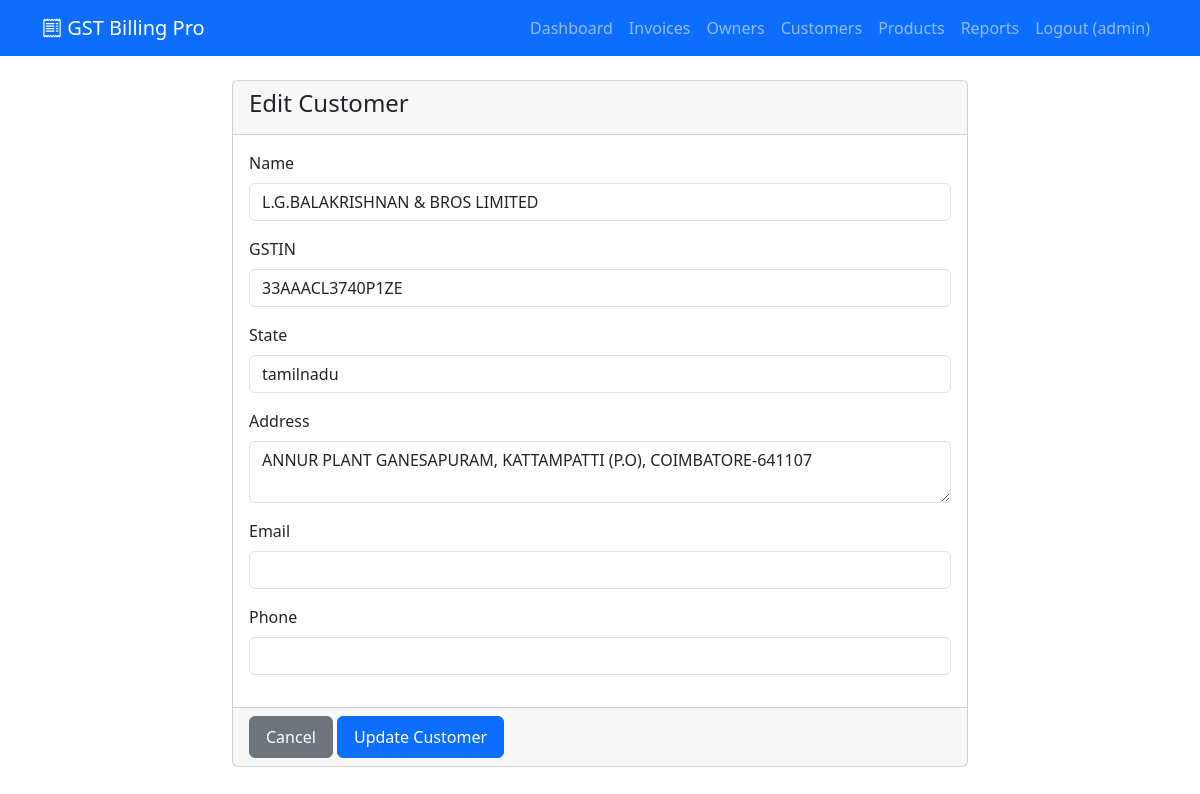
/main/customer/3/edit (signed in), run on the app's committed database.
### MultipleFiles/models.py (models this page shows, shortened)
class User(db.Model, UserMixin):
    __tablename__ = 'user'
    id = db.Column(db.Integer, primary_key=True)
    username = db.Column(db.String(80), unique=True, nullable=False)
    email = db.Column(db.String(120), unique=True, nullable=False)
    password_hash = db.Column(db.String(128), nullable=False)

class Customer(db.Model):
    __tablename__ = 'customer'
    id = db.Column(db.Integer, primary_key=True)
    name = db.Column(db.String(100), nullable=False)
    email = db.Column(db.String(100))
    phone = db.Column(db.String(20))
    address = db.Column(db.Text)
    gstin = db.Column(db.String(15))
    state = db.Column(db.String(50), nullable=False)
    invoices = db.relationship('Invoice', backref='customer', lazy=True)

### MultipleFiles/routes.py (the view, shortened to what this page needs)
@main.route('/customer/<int:id>/edit', methods=['GET', 'POST'])
@login_required
def customer_edit(id):
    customer = Customer.query.get_or_404(id)
    return render_template('edit.html', customer=customer)

### MultipleFiles/templates/edit.html (shortened to what this page needs)
{% extends "base.html" %}
{% block content %}
<div class="row justify-content-center">
    <div class="col-md-8">
        <div class="card">
            <div class="card-header">
                <h4>Edit Customer</h4>
            </div>
            <form method="POST">
                <div class="card-body">
                    <div class="mb-3">
                        <label class="form-label">Name</label>
                        <input type="text" class="form-control" name="name" value="{{ customer.name }}" required>
                    </div>
                    <div class="mb-3">
                        <label class="form-label">GSTIN</label>
                        <input type="text" class="form-control" name="gstin" value="{{ customer.gstin or '' }}">
                    </div>
                    <div class="mb-3">
                        <label class="form-label">State</label>
                        <input type="text" class="form-control" name="state" value="{{ customer.state }}" required>
                    </div>
                    <div class="mb-3">
                        <label class="form-label">Address</label>
                        <textarea class="form-control" name="address">{{ customer.address or '' }}</textarea>
                    </div>
                    <div class="mb-3">
                        <label class="form-label">Email</label>
                        <input type="email" class="form-control" name="email" value="{{ customer.email or '' }}">
                    </div>
                    <div class="mb-3">
                        <label class="form-label">Phone</label>
                        <input type="text" class="form-control" name="phone" value="{{ customer.phone or '' }}">
                    </div>
                </div>
                <div class="card-footer">
                    <a href="{{ url_for('main.customer_list') }}" class="btn btn-secondary">Cancel</a>
                    <button type="submit" class="btn btn-primary">Update Customer</button>
                </div>
            </form>
        </div>
    </div>
</div>
{% endblock %}

### MultipleFiles/templates/base.html (shortened to what this page needs)
<!DOCTYPE html>
<html lang="en">
<head>
    <link href="https://cdn.jsdelivr.net/npm/bootstrap@5.3.3/dist/css/bootstrap.min.css" rel="stylesheet">
    <link rel="stylesheet" href="{{ url_for('static', filename='css/invoice.css') }}">
    <link href="https://cdn.jsdelivr.net/npm/bootstrap-icons@1.11.3/font/bootstrap-icons.css" rel="stylesheet">
</head>
<body>
    <nav class="navbar navbar-expand-lg navbar-dark bg-primary">
        <div class="container">
            {% if current_user.is_authenticated %}
            <a class="navbar-brand" href="{{ url_for('main.dashboard') }}">
                <i class="bi bi-receipt"></i> GST Billing Pro
            </a>
            <div class="navbar-nav ms-auto">
                <a class="nav-link" href="{{ url_for('main.dashboard') }}">Dashboard</a>
                <a class="nav-link" href="{{ url_for('main.invoice_list') }}">Invoices</a>
                <a class="nav-link" href="{{ url_for('main.owner_list') }}">Owners</a>
                <a class="nav-link" href="{{ url_for('main.customer_list') }}">Customers</a>
                <a class="nav-link" href="{{ url_for('main.products') }}">Products</a>
                <a class="nav-link" href="{{ url_for('main.reports') }}">Reports</a>
                <a class="nav-link" href="{{ url_for('main.logout') }}">Logout ({{ current_user.username }})</a>
            </div>
            {% endif %}
        </div>
    </nav>
    <div class="container mt-4">
        {% block content %}{% endblock %}
    </div>
</body>
</html>

### MultipleFiles/static/css/invoice.css (style rules this page uses)
body { font-family: 'Segoe UI', Tahoma, Geneva, Verdana, sans-serif; }
.btn { padding: 8px 16px; }

### data on the page
User: username "admin"
Customer: name "L.G.BALAKRISHNAN & BROS LIMITED", gstin "33AAACL3740P1ZE", state "tamilnadu", address "ANNUR PLANT GANESAPURAM, KATTAMPATTI (P.O), COIMBATORE-641107"
